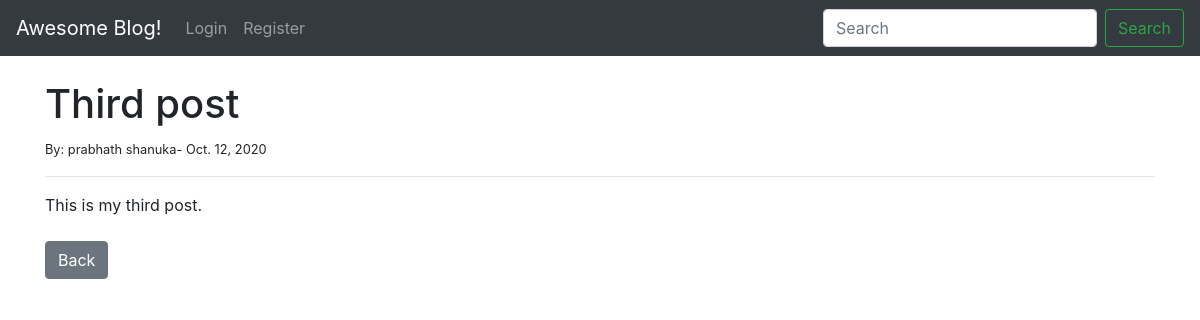
Page /article/3 on the committed database.
### theblog/models.py (models this page shows, shortened)
class Post(models.Model):
	title = models.CharField(max_length=255)
	title_tag = models.CharField(max_length=255  )
	author = models.ForeignKey(User, on_delete = models.CASCADE)
	body = models.TextField()
	post_date = models.DateField(auto_now_add=True)
	category = models.CharField(max_length=255,default='uncategories')

### theblog/views.py (the view)
# urls.py: path('article/<int:pk>', ArticleDetailView.as_view(), name= 'article-detail'),
class ArticleDetailView(DetailView):
	model = Post
	template_name = 'article_details.html'

### theblog/templates/article_details.html (shortened to what this page needs)
<!DOCTYPE html>
{% extends 'base.html' %}
{% block content %}
<html>
<head>
</head>
<body>
	<h1> {{post.title}}</h1>
	<small>By:
	{{post.author.first_name}}
	{{post.author.last_name}}-
	{{post.post_date}}
	</small>
	<br>
	<hr>
	{{post.body|safe}}
	<br>
	<br>
	<a href="{% url 'home' %}" class = "btn btn-secondary">Back</a>
</body>
{% endblock %}

### rows in the picture
Post: title "Third post", author.first_name "prabhath", author.last_name "shanuka", post_date "Oct. 12, 2020", body "This is my third post."
